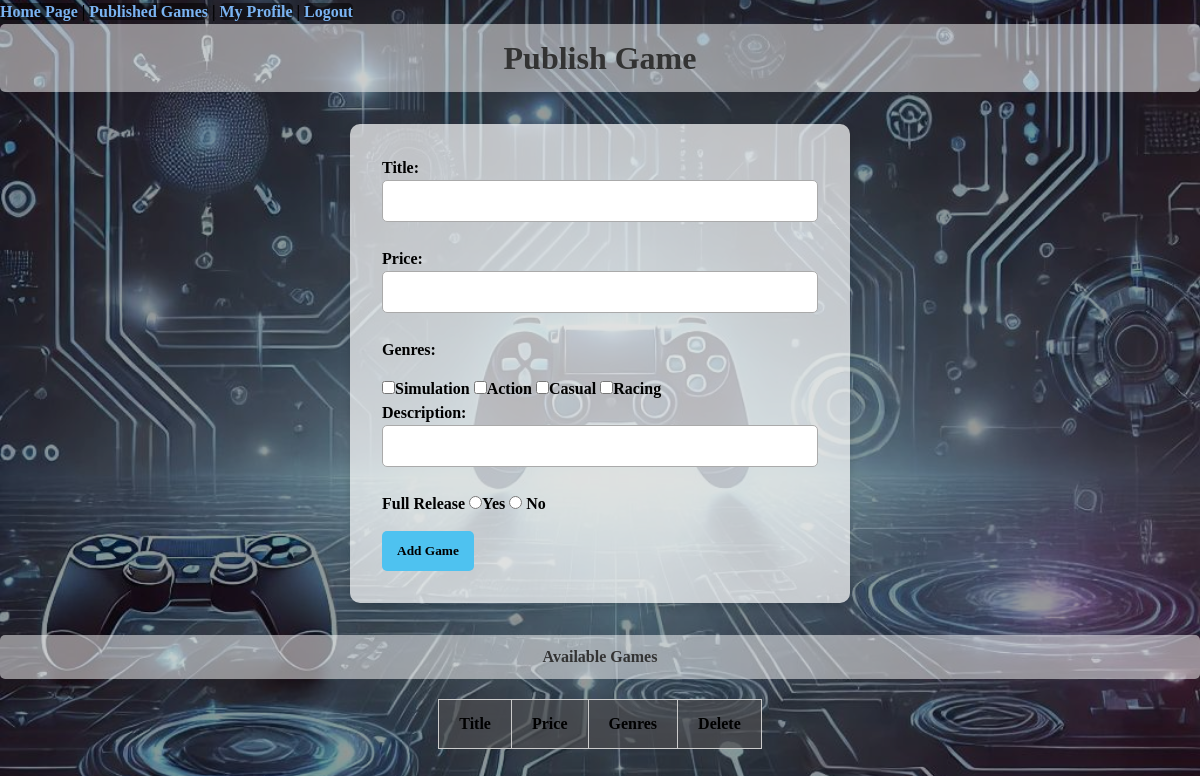
The app's page /publishGames (signed in), older data.
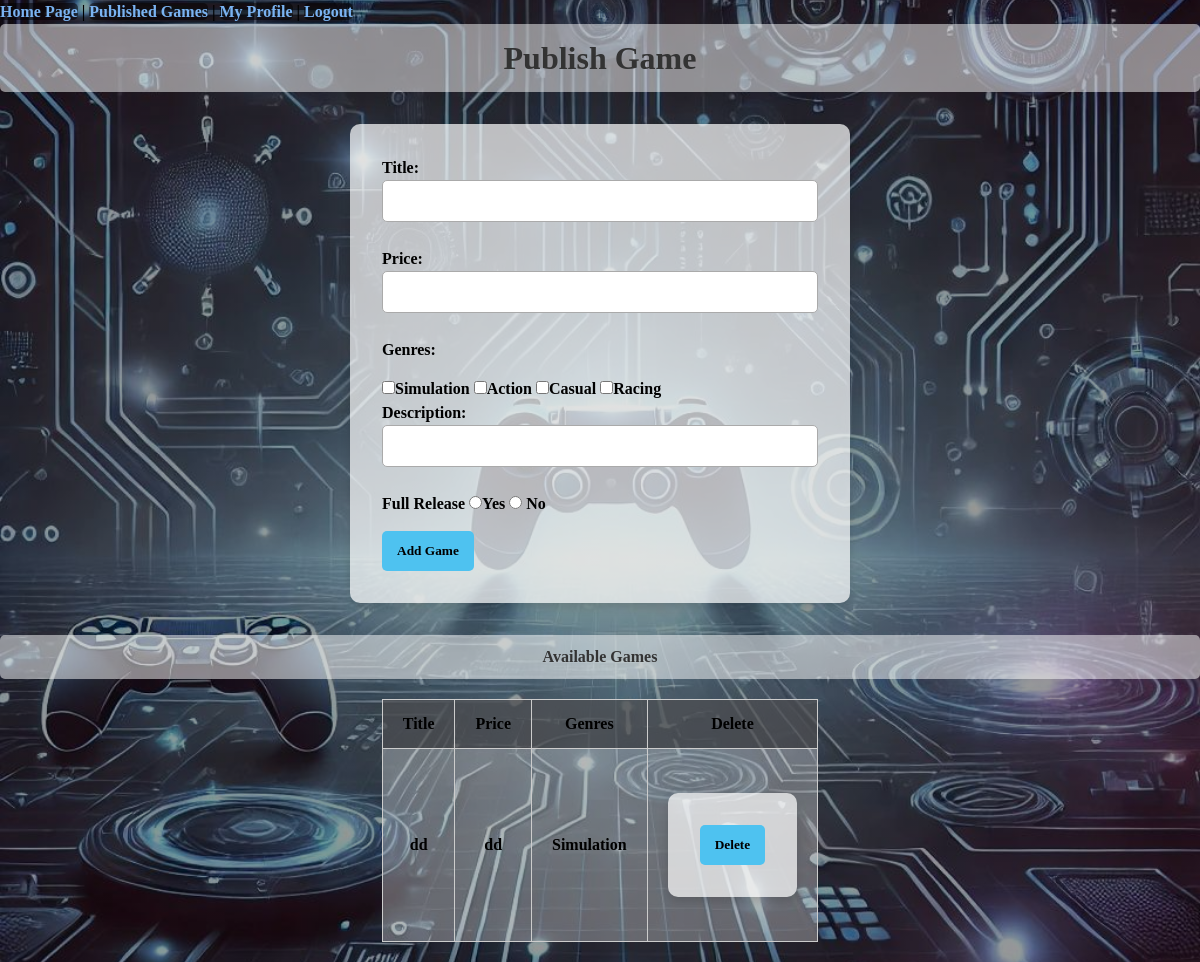
The same page, newer data.
### tables this page shows
CREATE TABLE Genre(
        genreID INTEGER PRIMARY KEY AUTOINCREMENT,
        name TEXT NOT NULL
    );

CREATE TABLE Game(
        gameID INTEGER PRIMARY KEY AUTOINCREMENT,
        title TEXT NOT NULL,
        price DOUBLE,
        description TEXT,
        isFullReleased BOOLEAN,
        publishedBy TEXT,
        FOREIGN KEY (publishedBy) REFERENCES User(username)
    );

### Main.py (the view)
@app.route("/publishGames",methods=["GET","POST"])
def publishedGames():
    try:
        conn = sqlite3.connect("PlatformDB.db")
        c = conn.cursor()
        c.execute("SELECT * FROM Genre")
        rows = c.fetchall()
        session["genres"] = [row[1] for row in rows]
        c.execute("SELECT * FROM Game WHERE PublishedBy = ?", (session["username"],))
        games = c.fetchall()
        gameInfo = []
        for game in games:
            genreNames = []
            c.execute("SELECT genreID FROM GameGenre WHERE gameID = ?",(game[0],))
            genreids = c.fetchall()
            for genreid in genreids:
                c.execute("SELECT name FROM Genre WHERE genreID= ? ",genreid)
                gname = c.fetchone()
                if gname:
                    genreNames.append(gname[0])
            genreNames= ",".join(genreNames)
            gameInfo.append((game[0],game[1],game[3],genreNames))
        session["publishedGames"] = gameInfo
        conn.close()
        return render_template("publishGames.html", genres=session["genres"], publishedGames=session["publishedGames"])
    except Exception as e:
        return render_template("publishGames.html", msg="Error", genres=session["genres"], publishedGames=session["publishedGames"])

### templates/publishGames.html (shortened to what this page needs)
<!DOCTYPE html>
<html lang="en">
<head>
    <link rel="stylesheet" href="{{ url_for('static', filename='style.css') }}">
</head>
<body>
<p>
    <a href="/homepage">Home Page</a> |
    {% if isAdmin %}
    <a href="/manageGenres">Manage Genres</a>
    {% else %}
    <a href="/publishGames">Published Games</a>
    {% endif %} |
    <a href="/myProfile">My Profile</a> |
    <a href="/logout">Logout</a>
</p>
<h1>Publish Game</h1>
<form method="POST" action="/createGame">
    <p>Title: <input type="text" name="title" required></p>
    <p>Price: <input type="text" name="price" required></p>
    <p>Genres:</p>
    {% for genre in genres %}
    <input type="checkbox" name="genres[]" value="{{ genre }}">{{ genre }}
    {% endfor %}
    <p>Description: <input type="text" name="description"></p>
    <p>Full Release <input type="radio" name="release" value="Yes"/>Yes <input type="radio" name="release" value="No"/>
        No</p>
    <input type="submit" value="Add Game">
</form>
<h2>Available Games</h2>
<table>
    <tr>
        <th>Title</th>
        <th>Price</th>
        <th>Genres</th>
        <th>Delete</th>
    </tr>
    {% for game in publishedGames %}
    <tr>
        <td>{{game[1]}}</td>
        <td>{{game[2]}}</td>
        <td>{{game[3]}}</td>
        <td>
            <form method="GET" action="/deleteGame">
                <input type="submit" value="Delete">
            </form>
        </td>
    </tr>
    {% endfor %}
</table>
</body>
</html>

### static/style.css (style rules this page uses)
* { margin: 0; padding: 0; box-sizing: border-box; }
body, h1, h2, h3, p, form, table, input, button { font-family: "Cascadia Code", serif; line-height: 1.5; font-weight: bold; }
body { color: #000; background: linear-gradient(rgba(0, 0, 0, 0.4), rgba(0, 0, 0, 0.4)), url('/static/website_background.jpg') no-repeat center center fixed; background-size: cover; }
h1, h2 { background-color: rgba(255, 255, 255, 0.5); margin-bottom: 20px; text-align: center; padding: 10px 0; border-radius: 5px; color: #333; }
h1 { font-size: 2em; }
h2 { font-size: 1em; }
a { color: #7ab3f1; background-color: rgba(2, 0, 0, 0.5); border-radius: 5px; font-weight: bold; text-decoration: none; transition: color 0.2s ease; }
form { margin: 2rem auto; max-width: 500px; padding: 2rem; background-color: rgba(255, 255, 255, 0.7); border-radius: 10px; box-shadow: 0 4px 10px rgba(0, 0, 0, 0.15); }
form p { margin-bottom: 15px; }
input[type="text"], input[type="password"], select, textarea { width: 100%; padding: 10px; margin-bottom: 10px; border: 1px solid #aaa; border-radius: 5px; transition: border-color 0.3s, box-shadow 0.3s; }
button, input[type="submit"], input[type="reset"] { background-color: #4ec2f0; font-weight: bold; color: #000; border: none; padding: 10px 15px; cursor: pointer; border-radius: 5px; transition: background-color 0.3s, transform 0.3s, box-shadow 0.3s; }
table { margin: 20px auto; border-collapse: collapse; width: auto; }
table th, table td { padding: 12px 20px; color: #000; background-color: rgba(255, 255, 255, 0.3); border: 1px solid #ccc; text-align: center; }
table th { background-color: rgba(78, 78, 80, 0.7); font-weight: bold; }
table tr { animation: fadeIn 0.5s ease forwards; opacity: 0; }

Row changes from the older to the newer data that the page shows:
added Game: title "dd", description "dd"
Text that changed along with them:
new list line: "Simulation"
new list line: "Delete"
